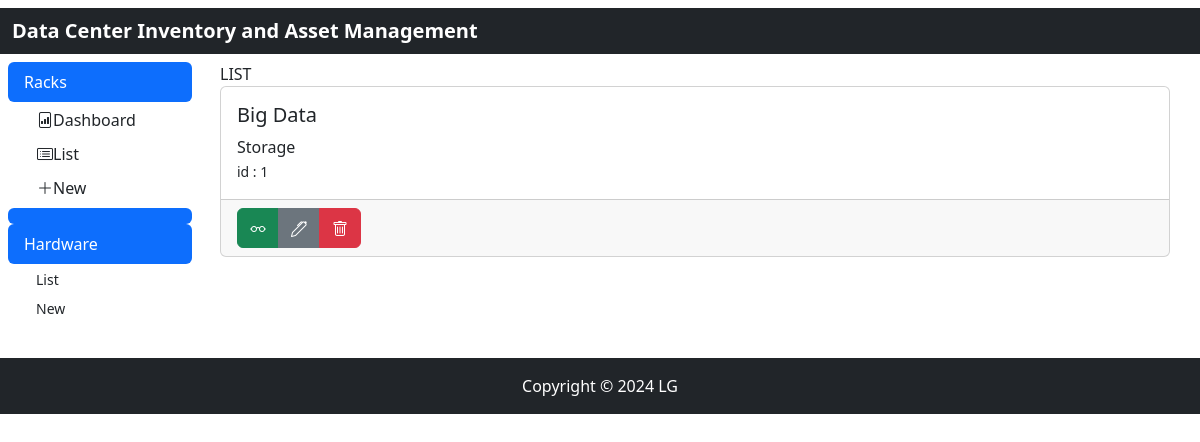
The app's page /hardware/list, older data.
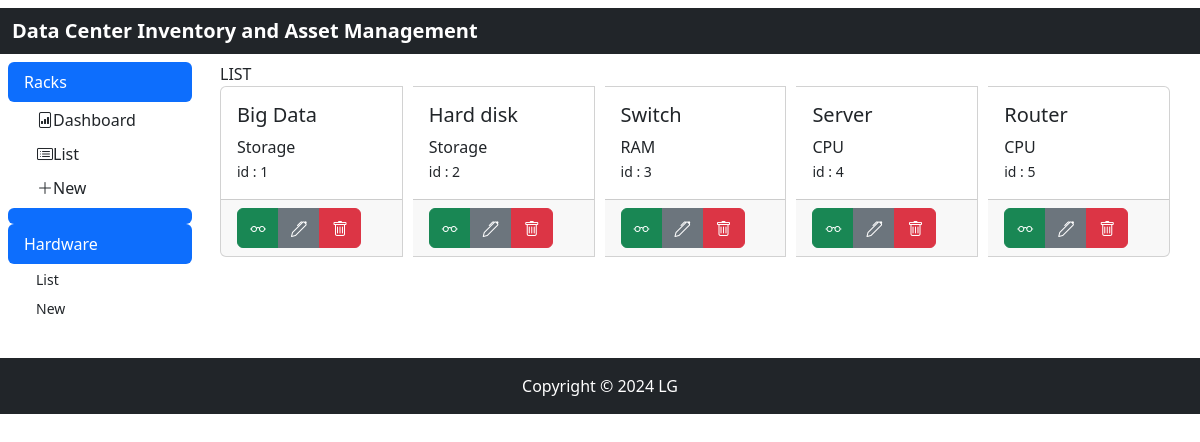
The same page, newer data.
### models.py (models this page shows)
class TimeMixin(object):
    created: Mapped[Optional[datetime]] = mapped_column(DateTime, nullable=False, default=datetime.now(timezone.utc))
    updated: Mapped[Optional[datetime]] = mapped_column(DateTime, nullable=True, default=datetime.now(timezone.utc), onupdate=datetime.now(timezone.utc))
    deleted: Mapped[Optional[datetime]] = mapped_column(DateTime, nullable=True, default=datetime.now(timezone.utc))
    active: Mapped[Optional[bool]] = mapped_column(Boolean, nullable=True, default=True)

class Hardware(TimeMixin, db.Model):
    __tablename__ = 'hardware'
    id: Mapped[int] = mapped_column(primary_key=True)
    name: Mapped[str] = mapped_column(String(50))
    type: Mapped[str] = mapped_column(String(50))
    hardware_unit: Mapped[List['UnitHardware']] = relationship('UnitHardware', uselist=True, back_populates='hardware')

### app/hardware/routes.py (the view)
@hardware.route('/list', methods=['GET', 'POST'])
def list():
    hardware_list = Hardware.query.all()
    return render_template('hardware/list.html', title="Hardware List", hardware_list=hardware_list)

### app/hardware/templates/hardware/list.html (shortened to what this page needs)
{% extends "rack/index.html" %}
{% block content %}
    LIST
    <div class="card-group">
        {% for hardware in hardware_list %}
            <div class="card">
                <div class="card-body">
                    <h5 class="card-title">
                        {{ hardware.name }}
                    </h5>
                    <p class="card-text">
                    {{ hardware.type }}<br>
                    <small>id : {{ hardware.id }}</small>
                    </p>
                </div>
                <div class="card-footer">
                    <div class="btn-group btn-group-justified">
                        <button type="button" class="btn btn-success"><i class="bi bi-eyeglasses"></i></button>
                        <button type="button" class="btn btn-secondary"><i class="bi bi-pen"></i></button>
                        <button type="button" class="btn btn-danger"><i class="bi bi-trash"></i></button>
                    </div>
                </div>
            </div>
        {% endfor %}
    </div>
{% endblock %}

### app/rack/templates/rack/index.html (shortened to what this page needs)
{% extends "base.html" %}

### app/templates/base.html (shortened to what this page needs)
<!DOCTYPE html>
<html lang="en">
<head>
    <link rel="stylesheet" href="{{ url_for('static', filename='css/bootstrap.min.css') }}">
    <link rel="stylesheet" href="{{ url_for('static', filename='css/sidebar.css') }}">
    <link rel="stylesheet" href="{{ url_for('static', filename='css/bootstrap-icons.min.css') }}">
</head>
<body>
<header class="bg-dark mt-2">
    <div class="container-fluid text-white py-lg-2">
        <span class="fs-5 fw-semibold">Data Center Inventory and Asset Management</span>
    </div>
</header>
<div class="container-fluid">
    <div class="row">
        <div class="col-sm-2 collapse show p-2" id="menu-sidebar">
            <ul class="nav nav-pills flex-column mb-auto">
                <li class="nav-item">
                    <a class="nav-link active" href="#" data-bs-toggle="collapse" data-bs-target="#rack-collapse"
                       aria-expanded="true">
                        Racks
                    </a>
                    <div class="collapse show" id="rack-collapse">
                        <ul class="btn-toggle-nav list-unstyled fw-normal pb-1 small">
                            <li><a href=" {{ url_for('rack_bp.index') }}" type="button"
                                   class="btn btn-block">
                                <i class="bi bi-file-bar-graph"></i>
                                Dashboard
                            </a></li>
                            <li><a href=" {{ url_for('rack_bp.list') }}" type="button"
                                   class="btn">
                                <i class="bi bi-card-list"></i>
                                List
                            </a></li>
                            <li><a href=" {{ url_for('rack_bp.new') }}"
                                   class="btn">
                                    <i class="bi bi-plus-lg"></i>
                                New
                                </a></li>
                        </ul>
                    </div>
                </li>
                <li class="nav-item">
                    <a class="nav-link active" href="#" data-bs-toggle="collapse" data-bs-target="#unit-collapseNew</a></li>
                        </ul>
                    </div>
                </li>
                <li class="nav-item">
                    <a class="nav-link active" href="#" data-bs-toggle="collapse" data-bs-target="#unit-collapse"
                       aria-expanded="true">
                        Hardware
                    </a>
                    <div class="collapse show" id="unit-collapse">
                        <ul class="btn-toggle-nav list-unstyled fw-normal pb-1 small">
                            <li><a href=" {{ url_for('hardware_bp.list') }}"
                                   class="link-dark d-inline-flex text-decoration-none rounded">List</a></li>
                            <li><a href=" {{ url_for('hardware_bp.new') }}"
                                   class="link-dark d-inline-flex text-decoration-none rounded">New</a></li>
                        </ul>
                    </div>
                </li>
            </ul>
        </div>
        <div class="col-10" id="main">
            <div class="container-fluid p-2">
                {% block content %}{% endblock %}
            </div>
        </div>
    </div>
</div>
<footer class="text-center bg-dark mt-4">
    <div class="container-fluid text-white py-lg-3">
        <p class="text-white mb-0">Copyright © 2024 LG</p>
    </div>
</footer>
</body>
</html>

### app/static/css/sidebar.css (style rules this page uses)
body { min-height: 100vh; min-height: -webkit-fill-available; }
html { height: -webkit-fill-available; }
.bi { vertical-align: -.125em; pointer-events: none; fill: currentColor; }
.btn-toggle-nav a { display: inline-flex; padding: .1875rem .5rem; margin-top: .125rem; margin-left: 1.25rem; text-decoration: none; }
.fw-semibold { font-weight: 600; }

### app/hardware/templates/hardware/list.html (style rules this page uses)
.card { margin-right: 10px; }

Row changes from the older to the newer data that the page shows:
added Hardware: name "Hard disk", type "Storage", id "2"
added Hardware: name "Switch", type "RAM", id "3"
added Hardware: name "Server", type "CPU", id "4"
added Hardware: name "Router", type "CPU", id "5"
